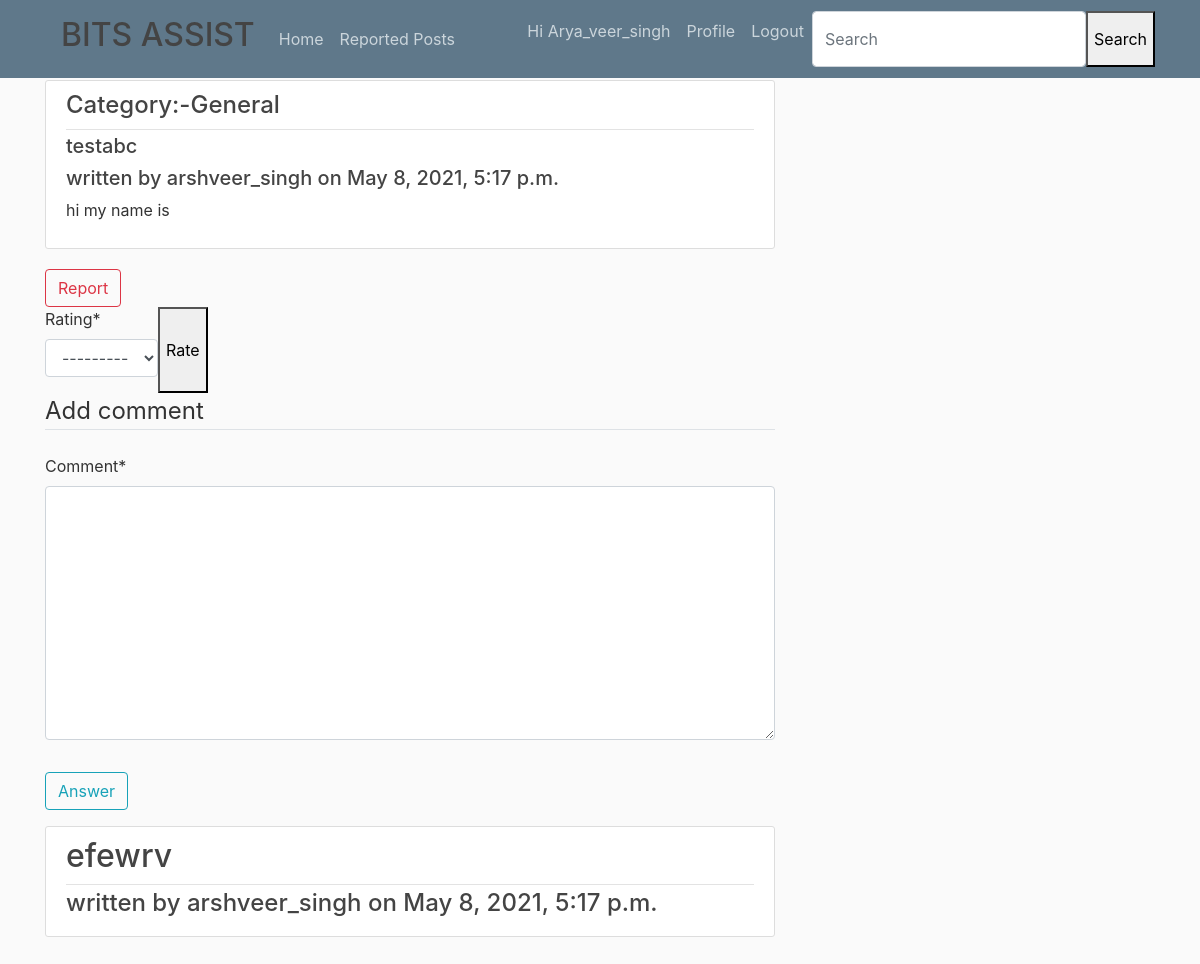
The app's page /post/13/ (signed in) with its own data.
### query/models.py (models this page shows, shortened)
class posts(models.Model):
    writer=models.ForeignKey(User, on_delete=models.CASCADE)
    title=models.CharField(max_length=30)
    content=models.TextField()
    Date_posted=models.DateTimeField(default=timezone.now)
    Subject=models.TextField(default='General')
    report = models.BooleanField(default=False)
    avg_rating = models.DecimalField(default=0.00, decimal_places=2, max_digits=4)
    times_rated = models.IntegerField(default=0)

class comments(models.Model):
    writer=models.ForeignKey(User,on_delete=models.CASCADE,related_name="comments")
    Date_posted=models.DateTimeField(default=timezone.now)
    post=models.ForeignKey(posts,on_delete=models.CASCADE)
    comment=models.TextField()

### query/views.py (the view)
# urls.py: path('post/<int:pk>/', CommentCreateView,name='comment_create'),
def CommentCreateView(request, **kwargs):
    current_post = posts.objects.filter(id=kwargs['pk'])[0]
    post_comments = comments.objects.filter(post=current_post).all()
    current_user=request.user
    post_rating=Rating.objects.filter(post=current_post).all()
    times_rated=post_rating.count()
    if times_rated==0:
        avg_rating=0
    else:
        avg_rating=post_rating.aggregate(Avg('rating'))['rating__avg']
    current_post.avg_rating=avg_rating
    current_post.times_rated=times_rated
    current_post.save()
    if request.method == 'POST':
        cform = CommentcreateForm(request.POST)
        rform = RatingForm(request.POST)
        if rform.is_valid():
            rform.instance.rater=request.user
            rform.instance.post = current_post
            rform.save()
        if cform.is_valid():
            cform.instance.writer = request.user
            cform.instance.post = current_post
            cform.save()
        return redirect('home_page')
    else:
        post_ratings = Rating.objects.filter(post=current_post).all()
        user_post_rating = post_ratings.filter(rater=current_user).all()
        if user_post_rating.exists():
            x = 1
        else:
            x = 0
        cform = CommentcreateForm
        rform = RatingForm
        context = {
            'cform': cform,
            'rform': rform,
            'post': current_post,
            'comments': post_comments,
            'x':x,
        }
        return render(request, 'query/posts.html', context)

### query/templates/query/posts.html (shortened to what this page needs)
{% extends 'query/base.html' %}
{% load socialaccount %}
{% load crispy_forms_tags %}
{% block content %}
        <article class="media content-section">
            <div class="media-body">
                <div class="article-metadata">
                    <h4>Category:-{{ post.Subject }}</h4>
                </div>
                <h5>{{ post.title }}</h5>
                <h5>written by {{ post.writer }} on {{ post.Date_posted}}</h5>
                <p class="article-content">{{ post.content }}</p>
            </div>
        </article>
            <a  class="btn btn-outline-danger" href="{% url 'report_confirm' post.id %}">Report</a>
    {% if x == 0 %}
        <form class="d-flex" method=POST>
            {{ rform|crispy }}
            <button type="submit">Rate</button>
       </form>
    {% else%}
        <small>You have already rated it</small>
       </form>
    {% endif %}
    <form method="POST" enctype="multipart/form-data">
            <fieldset class="form-group">
                <legend class="border-bottom mb-4">Add comment</legend>
                {{ cform|crispy }}
            </fieldset>
            <div class="form-group">
                <button class="btn btn-outline-info" type="submit" >Answer</button>
            </div>
        </form>
   {% for comment in comments %}
        <article class="media content-section">
            <div class="media-body">
                <div class="article-metadata">
                    <h2>{{ comment.comment }}</h2>
                </div>
                <h4>written by {{ comment.writer }} on {{ comment.Date_posted}}</h4>
            </div>
        </article>
       <br>
    {% endfor %}
{% endblock %}

### query/templates/query/base.html (shortened to what this page needs)
{% load static %}
{% load socialaccount %}
<!DOCTYPE html>
<html lang="en">
<head>
    <link rel="stylesheet" href="https://maxcdn.bootstrapcdn.com/bootstrap/4.0.0/css/bootstrap.min.css">
    <link rel="stylesheet" type="text/css" href="{% static 'query/main.css' %}">
</head>
<body>
    <header class="site-header">
    <nav class="navbar navbar-expand-md navbar-dark bg-steel fixed-top">
    <div class="container">
      <h2 class="nav-item nav-link">BITS ASSIST</h2>
      <div class="collapse navbar-collapse" id="navbarToggle">
        <div class="navbar-nav mr-auto">
          <a class="nav-item nav-link" href={% url 'home_page' %}>Home</a>
            {% if user.is_superuser %}
               <a class="nav-item nav-link" href={% url 'report_list' %}>Reported Posts</a>
            {% endif %}
        </div>
        <div class="navbar-nav">
            {% if user.is_authenticated %}
                <p class="nav-item nav-link">Hi {{ user.username }}</p>
                <a class="nav-item nav-link" href="{% url 'profile' %}">Profile</a>
                <a class="nav-item nav-link" href="{% url 'signout' %}">Logout</a>
            {% else %}
                <a class="nav-item nav-link" href="{% provider_login_url 'google' %}">Login</a>
            {% endif %}
                              <form class="d-flex" method=POST action="{% url 'search-venues' %}">
        <input class="form-control me-2" type="search" placeholder="Search" aria-label="Search" name="searched">
        <button type="submit">Search</button>
      </form>
        </div>
      </div>
    </div>
    </nav>
    </header>
    <main role="main" class="container">
        <div class="row">
        <div class="col-md-8">
          {% block content %}{% endblock %}
    </main>
</body>
</html>

### query/static/query/main.css (style rules this page uses)
body { background: #fafafa; color: #333333; margin-top: 5rem; }
h1, h2, h3, h4, h5, h6 { color: #444444; }
.bg-steel { background-color: #5f788a; }
.site-header .navbar-nav .nav-link { color: #cbd5db; }
.content-section { background: #ffffff; padding: 10px 20px; border: 1px solid #dddddd; border-radius: 3px; margin-bottom: 20px; }
.article-content { white-space: pre-line; }
.article-metadata { padding-bottom: 1px; margin-bottom: 4px; border-bottom: 1px solid #e3e3e3 }

### records on screen
posts: Subject "General", title "testabc", writer "arshveer_singh", Date_posted "May 8, 2021, 5:17 p.m.", content "hi my name is"
comments: comment "efewrv", writer "arshveer_singh", Date_posted "May 8, 2021, 5:17 p.m."

### other values on screen
{{ user.username }} "Arya_veer_singh"
